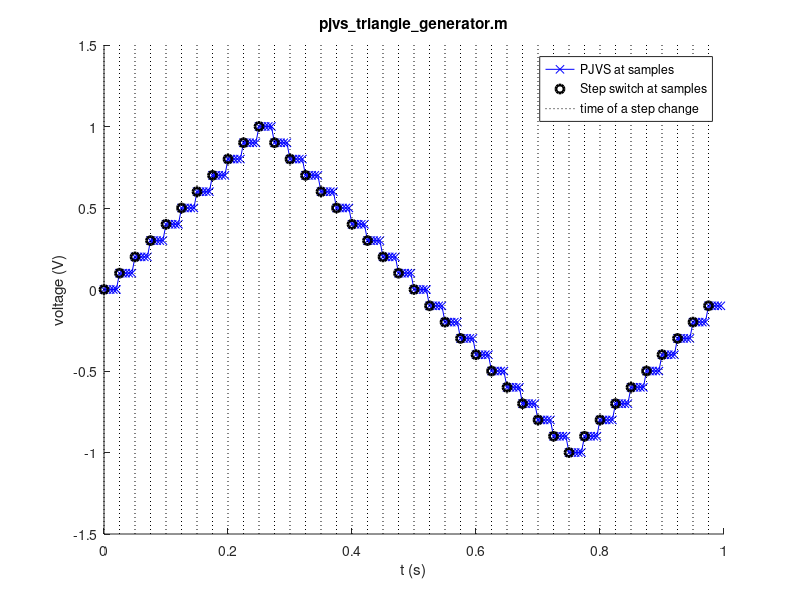

MATLAB code to generate this figure:
% Simulates triangle step waveform generated by PJVS. It can generate only
% coherent triangle, nothing else.
% Any input quantity can be set to empty value []. Default value will be set for
% this quantity. Either specify 't' and keep 'L' and 'fs' empty or keep 't'
% empty and specify 'L' and 'fs'. If both 't' and 'L','fs' will be specified,
% 't' got preference.
%
% Inputs:
% fs - frequency of the samples (sampling frequency) (Hz), scalar.
% L - number of samples (record length), scalar.
% t - ignored
% f - frequency of the reference waveform (Hz), scalar.
% A - amplitude of the reference waveform (V), scalar.
% ph - ignored
% fstep - frequency of the PJVS steps (Hz), scalar.
% phstep - ignored
% fm - microwave frequency (Hz), scalar.
% waveformtype - ignored
% verbose = verbosity level
%
% Outputs:
% y - samples of the quantized reference waveform (V).
% n - quantum numbers in every PJVS step (int).
% Upjvs - PJVS voltages of all PJVS steps (V).
% Upjvs1period - PJVS voltages of PJVS steps in one period of reference waveform (V).
% Spjvs - indexes of samples of PJVS switches - switch happen before or at the sample.
% tsamples - times of samples of y (s).
%
% Example:
% [y, n, Upjvs, Upjvs1period, Spjvs, tsamples] = pjvs_triangle_generator();
% plot(t, y);

function [y, n, Upjvs, Upjvs1period, Spjvs, tsamples] = pjvs_triangle_generator(fs, L, t, f, A, ph, fstep, phstep, fm, waveformtype, verbose)
    % Constants %<<<1

    % Josephson constant, 2e/h:
    h = 6.62607015e-34;
    e = 1.602176634e-19;
    KJ = 2*e/h; % (Hz/V)

    % treat user inputs %<<<1
    % set default values
    if ~exist('fs', 'var') fs = []; end
    if ~exist('L', 'var') L = []; end
    if ~exist('t', 'var') t = []; end
    if ~exist('f', 'var') f = []; end
    if ~exist('A', 'var') A = []; end
    if ~exist('ph', 'var') ph = []; end
    if ~exist('fstep', 'var') fstep = []; end
    if ~exist('phstep', 'var') phstep = []; end
    if ~exist('fm', 'var') fm = []; end
    if ~exist('waveformtype', 'var') waveformtype = []; end
    if ~exist('verbose', 'var') verbose = 1; end
    if isempty(t)
        % time series was not provided
        if isempty(fs) fs = 200; end
        if isempty(L) L = 200; end
    else
        L = [];
        fs = [];
    end
    if isempty(f) f = 1; end
    if isempty(A) A = 1; end
    if isempty(ph) ph = 0; end
    if isempty(fstep) fstep = 40; end
    if isempty(phstep) phstep = 0; end
    if isempty(fm) fm = 75e9; end
    if isempty(waveformtype) waveformtype = 2; end
    if isempty(verbose) verbose = 1; end

    if isempty(t)
        if L <= 0
            error('pjvs_wvfrm_generator: Number of samples `L` must be greater than zero!')
        end
        if fs <= 0
            error('pjvs_wvfrm_generator: Frequency of the samples `fs` must be greater than zero!')
        end
    else
        if numel(t) == 0
            error('pjvs_wvfrm_generator: Time of samples `t` must contain at least one value!')
        end
    end % if isempty(t)
    if any([fs f fstep fm] <= 0)
        error('pjvs_wvfrm_generator: All frequencies (`fs`, `f`, `fstep`, `fm`) must be greater than zero!')
    end
    if A <= 0
        error('pjvs_wvfrm_generator: Amplitude `A` must be greater than zero!')
    end
    verbose = not(not(verbose));

    % initialize values %<<<1
    % minimum voltage step for actual microwave frequency:
    VS = fm/KJ;

    % Generate purely coherent triangle with samples %<<<1
    % number of triangles in the whole record:
    trianglesinrecord = L./fs.*f;
    if not(fix(trianglesinrecord) == trianglesinrecord)
        error(sprintf('pjvs_triangle_generator: number of triangle periods in the whole record is %g <- must be integer number!', trianglesinrecord))
    end
    % samples in one PJVS step:
    samplesperstep = fs./fstep;
    if not(fix(samplesperstep) == samplesperstep)
        error(sprintf('pjvs_triangle_generator: number of samples in one PJVS step is %g <- must be integer number!', samplesperstep))
    end
    % steps in triangle:
    stepsno = fstep./f;
    if not(fix(stepsno) == stepsno)
        error(sprintf('pjvs_triangle_generator: number steps in the triangle is %g <- must be integer number!', stepsno))
    end
    if not(fix(stepsno./4) == stepsno./4)
        error('pjvs_triangle_generator: number steps in the triangle must be divisible by 4!')
    end

    % minimum difference of two PJVS steps to cover the whole amplitude:
    min_U = 2*A./(stepsno./2);
    % how big change of quantized voltage must be to cover min_U:
    delta_U = ceil(min_U./VS).*VS;
    % triangular voltage series for one triangle period:
    Upjvs1period = [-stepsno/4 : stepsno/4].*delta_U;
    Upjvs1period = [Upjvs1period Upjvs1period(end-1 : -1 : 2)];
    Upjvs1period = circshift(Upjvs1period, -stepsno/4);
    % triangles for whole record:
    Upjvs = repmat(Upjvs1period, trianglesinrecord);

    % quantum numbers:
    n = Upjvs.*KJ;

    % generate actual samples:
    y = repmat(Upjvs(:), 1, samplesperstep);
    y = reshape(y', 1, []);

    % time of samples:
    tsamples = [0 : 1 : L-1]./fs;

    % indexes of step change:
    Spjvs = [1 : samplesperstep : L];
    % Ensure Spjvs proper values
    % ensure start and ends of record as PJVS segments
    Spjvs(Spjvs < 1) = [];
    Spjvs(Spjvs > numel(y) + 1) = [];
    if Spjvs(1) ~= 1
        Spjvs = [1 Spjvs];
    end
    if Spjvs(end) ~= numel(y) + 1
        % because Spjvs marks start of step, next
        % step is after the last data sample
        Spjvs(end+1) = numel(y) + 1;
    end

    % DEBUG - part only for debugging or detailed inspection %<<<1
    if verbose
        % print out some information
        if isempty(t)
            no = L;
        else
            no = numel(t);
        end
        disp('---')
        disp('pjvs_triangle_generator DEBUG informations:')
        printf('Change of quantum number by 1 is equal to: %.4g V\n', VS);
        % To move phase of steps by half sample: that is ratio of 0.5*sampling
        % period to step period times 2*pi.
        printf('Number of samples in PJVS step: %d\n', samplesperstep)
        printf('No. of PJVS steps: %d\n', numel(Upjvs));
        printf('No. of used PJVS steps in one period of triangle waveform: %d\n', numel(Upjvs1period));

        % overview plot
        figure()
        hold on
        plot(tsamples, y, 'x-b')
        plot(tsamples(Spjvs(1:end-1)), y(Spjvs(1:end-1)), 'ok', 'markersize', 6, 'linewidth', 2)
        ylims = ylim;
        % plot times of step change
        tstepchange = tsamples(Spjvs(1:end-1));
        for j = 1:numel(tstepchange)
            plot([tstepchange(j) tstepchange(j)], ylims, ':k')
        end
        legend('PJVS at samples', 'Step switch at samples', 'time of a step change')
        hold off
        xlabel('t (s)')
        ylabel('voltage (V)')
        title(sprintf('pjvs_triangle_generator.m'), 'interpreter', 'none')
    end % if DEBUG

end % function

% tests  %<<<1
% TODO NOT OK! OLD! FIX! XXX
% TODO more tests should be present
%!test
%!shared fs, L, t, f, A, ph, fstep, phstep, fm, waveformtype, y, n, Upjvs, Upjvs1period, Spjvs, tsamples
%! fs = 1000;
%! L = 1000;
%! t = [];
%! f = 1;
%! A = 1;
%! ph = 0*pi;
%! fstep = 10;
%! phstep = 0;
%! fm = 75e9;
%! waveformtype = 1;
%! [y, n, Upjvs, Upjvs1period, Spjvs, tsamples] = pjvs_wvfrm_generator2(fs, L, t, f, A, ph, fstep, phstep, fm, waveformtype);
%!assert(size(y, 2) == L);
%!assert(size(n, 2) == 10);
%!assert(size(Upjvs, 2) == 10);
%!assert(size(Upjvs1period, 2) == 10);
%!assert(size(Spjvs, 2) == 10);
%!assert(size(tsamples, 2) == L);
%!assert(all(n == [1960 5131 6342 5131 1960 -1960 -5131 -6342 -5131 -1960]))
%! A=2;
%! [y, n, Upjvs, Upjvs1period, Spjvs, tsamples] = pjvs_wvfrm_generator2(fs, L, t, f, A, ph, fstep, phstep, fm, waveformtype);
%!assert(n(1) == 2*1960)
%! phstep = pi;
%! [y, n, Upjvs, Upjvs1period, Spjvs, tsamples] = pjvs_wvfrm_generator2(fs, L, t, f, A, ph, fstep, phstep, fm, waveformtype);
%!assert(size(n, 2) == 11);

% demo %<<<1
% TODO NOT OK! OLD! FIX! XXX
% terrible inputs and nice figure:
%!demo
%! fs = 100;
%! L = 200;
%! f = 1;
%! A = 1;
%! ph = 0;
%! fstep = 10;
%! phstep = 0;
%! fm = 75e9;
%! waveformtype = 1;
%! [y, n, Upjvs, Upjvs1period, Spjvs, tsamples] = pjvs_wvfrm_generator2(fs, L, [], f, A, ph, fstep, phstep, fm, waveformtype);
%! plot(tsamples, y, '-x')
%! xlabel('t (s)')
%! ylabel('sampled PJVS voltage (V)')
%! title('PJVS steps')

% vim settings modeline: vim: foldmarker=%<<<,%>>> fdm=marker fen ft=matlab textwidth=80 tabstop=4 shiftwidth=4
